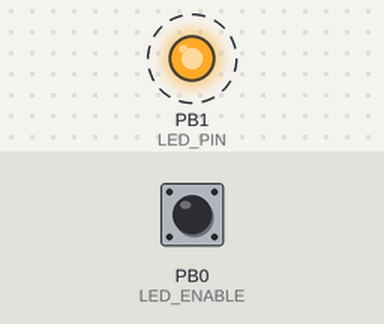
Simulated run of this program. Board: ATmega328P, built with avr-gcc and emulated at 16 MHz. Shown: output pins drawn as LEDs (lit = HIGH). Dashed ring = blinking. The test bench sets the inputs (shaded band); at power-on: PB0 (LED_ENABLE) HIGH.

Above: at 1.25 s.
1.3 s: PB0 (LED_ENABLE) pulled LOW for 3.2 s
At 2.3 s:
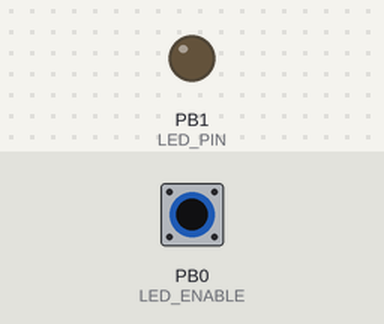
At 4.55 s:
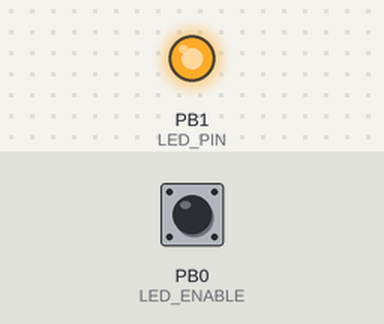
Timing chart, 0 to 12.2 s (numbered marks = the images above; inputs shaded):
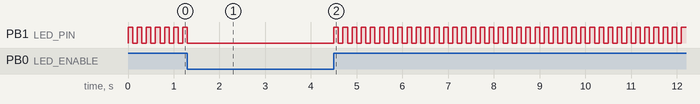

Measured:
- by itself, PB1 (LED_PIN): repeats every 0.20 s: HIGH 0.10 s, LOW 0.10 s

The program:

main.c
```c
#define F_CPU 16000000UL
#define LED_PIN PORTB1           // Blink port B pin 0
#define LED_ENABLE PORTB0

#include "blink.h"
#include <avr/io.h>
#include <util/delay.h>

int main(void) {
    DDRB |= (1 << LED_PIN); 	// Set port B pin 1 as output

    DDRB &= ~(1 << LED_ENABLE); // Set port B pin 0 as input
    PORTB |= (1 << LED_ENABLE); // Enable port B pin 0 internal 50k pullup

    while(1) {
	if(PINB & (1 << LED_ENABLE)) { // If port B pin 0 is high, toggle the LED pin
        toggle(&PORTB, LED_PIN);
        _delay_ms(100);
	}
	else PORTB &= ~(1 << LED_PIN); // Else set LED pin low
    }
}
```

blink.c
```c
#include "blink.h"

void toggle(volatile uint8_t *PORT, uint8_t pin){
    *PORT ^= (1 << pin);
}
```

blink.h
```c
#ifndef BLINK
#define BLINK

#include <avr/io.h>

// Test the functionality of passing a port to a function
void toggle(volatile uint8_t *PORT, uint8_t pin);

#endif
```
